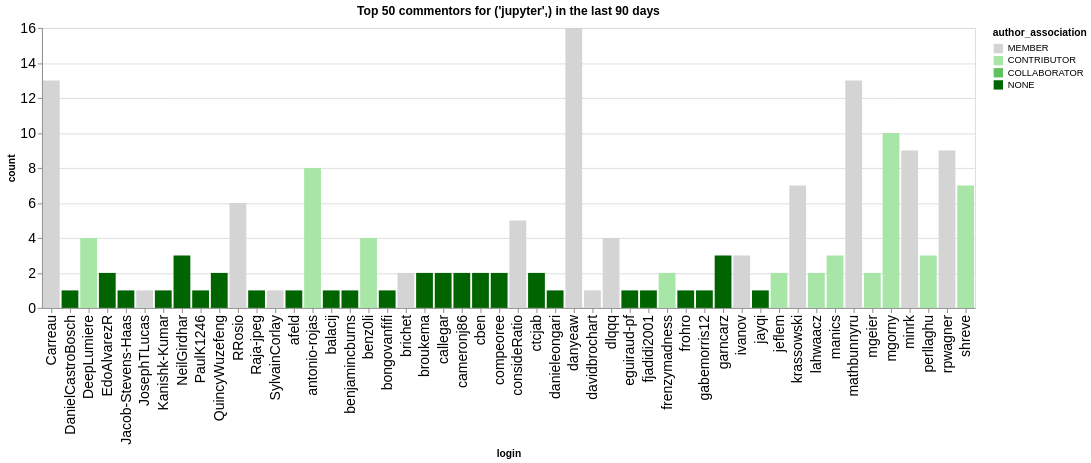

The code cell stored with this chart in its notebook:
### Code cell
n_plot = 50
charts = []
for ii, (iorg, idata) in enumerate(commentors.groupby(['org'])):
    title = f"Top {n_plot} commentors for {iorg} in the last {n_days} days"
    idata = idata.groupby('login', as_index=False).agg({'count': 'sum', 'author_association': 'first'})
    idata = idata.sort_values('count', ascending=False).head(n_plot)
    ch = alt.Chart(data=idata.head(n_plot), title=title).mark_bar().encode(
        x='login',
        y='count',
        color=alt.Color('author_association', scale=alt.Scale(domain=author_types, range=author_colors))
    )
    charts.append(ch)
alt.hconcat(*charts)

### Figure 1 — Vega-Lite specification as saved in the notebook (floating-point values rounded to 4 significant figures)
{"config": {"axisLeft": {"labelFontSize": 15}, "axisBottom": {"labelFontSize": 15}}, "hconcat": [{"mark": {"type": "bar"}, "encoding": {"color": {"field": "author_association", "scale": {"domain": ["MEMBER", "CONTRIBUTOR", "COLLABORATOR", "NONE"], "range": ["rgb(211.82745098039214, 211.82745098039214, 211.82745098039214)", "rgb(166.98562091503268, 229.89803921568628, 166.98562091503268)", "rgb(96.37647058823529, 192.75294117647059, 96.37647058823529)", "rgb(0.0, 100.3921568627451, 0.0)"]}, "type": "nominal"}, "x": {"field": "login", "type": "nominal"}, "y": {"field": "count", "type": "quantitative"}}, "title": "Top 50 commentors for ('jupyter',) in the last 90 days"}], "data": {"name": "data-3e7995de2a70602724389bd91a565cec"}, "$schema": "https://vega.github.io/schema/vega-lite/v5.20.1.json", "datasets": {"data-3e7995de2a70602724389bd91a565cec": [{"login": "danyeaw", "count": 16, "author_association": "MEMBER"}, {"login": "Carreau", "count": 13, "author_association": "MEMBER"}, {"login": "mathbunnyru", "count": 13, "author_association": "MEMBER"}, {"login": "mgorny", "count": 10, "author_association": "CONTRIBUTOR"}, {"login": "rpwagner", "count": 9, "author_association": "MEMBER"}, {"login": "minrk", "count": 9, "author_association": "MEMBER"}, {"login": "antonio-rojas", "count": 8, "author_association": "CONTRIBUTOR"}, {"login": "krassowski", "count": 7, "author_association": "MEMBER"}, {"login": "shreve", "count": 7, "author_association": "CONTRIBUTOR"}, {"login": "RRosio", "count": 6, "author_association": "MEMBER"}, {"login": "consideRatio", "count": 5, "author_association": "MEMBER"}, {"login": "DeepLumiere", "count": 4, "author_association": "CONTRIBUTOR"}, {"login": "benz0li", "count": 4, "author_association": "CONTRIBUTOR"}, {"login": "dlqqq", "count": 4, "author_association": "MEMBER"}, {"login": "perllaghu", "count": 3, "author_association": "CONTRIBUTOR"}, {"login": "garncarz", "count": 3, "author_association": "NONE"}, {"login": "ivanov", "count": 3, "author_association": "MEMBER"}, {"login": "manics", "count": 3, "author_association": "CONTRIBUTOR"}, {"login": "NeilGirdhar", "count": 3, "author_association": "NONE"}, {"login": "EdoAlvarezR", "count": 2, "author_association": "NONE"}, {"login": "broukema", "count": 2, "author_association": "NONE"}, {"login": "cameronj86", "count": 2, "author_association": "NONE"}, {"login": "callegar", "count": 2, "author_association": "NONE"}, {"login": "mgeier", "count": 2, "author_association": "CONTRIBUTOR"}, {"login": "lahwaacz", "count": 2, "author_association": "CONTRIBUTOR"}, {"login": "jeflem", "count": 2, "author_association": "CONTRIBUTOR"}, {"login": "compeoree", "count": 2, "author_association": "NONE"}, {"login": "QuincyWuzefeng", "count": 2, "author_association": "NONE"}, {"login": "frenzymadness", "count": 2, "author_association": "CONTRIBUTOR"}, {"login": "brichet", "count": 2, "author_association": "MEMBER"}, {"login": "ctcjab", "count": 2, "author_association": "NONE"}, {"login": "cben", "count": 2, "author_association": "NONE"}, {"login": "DanielCastroBosch", "count": 1, "author_association": "NONE"}, {"login": "bongovanfifi", "count": 1, "author_association": "NONE"}, {"login": "afeld", "count": 1, "author_association": "NONE"}, {"login": "benjamincburns", "count": 1, "author_association": "NONE"}, {"login": "gabemorris12", "count": 1, "author_association": "NONE"}, {"login": "frohro", "count": 1, "author_association": "NONE"}, {"login": "fjadidi2001", "count": 1, "author_association": "NONE"}, {"login": "eguiraud-pf", "count": 1, "author_association": "NONE"}, {"login": "davidbrochart", "count": 1, "author_association": "MEMBER"}, {"login": "danieleongari", "count": 1, "author_association": "NONE"}, {"login": "Kanishk-Kumar", "count": 1, "author_association": "NONE"}, {"login": "Jacob-Stevens-Haas", "count": 1, "author_association": "NONE"}, {"login": "Raja-jpeg", "count": 1, "author_association": "NONE"}, {"login": "PaulK1246", "count": 1, "author_association": "NONE"}, {"login": "JosephTLucas", "count": 1, "author_association": "MEMBER"}, {"login": "SylvainCorlay", "count": 1, "author_association": "MEMBER"}, {"login": "balacij", "count": 1, "author_association": "NONE"}, {"login": "jayqi", "count": 1, "author_association": "NONE"}]}}
